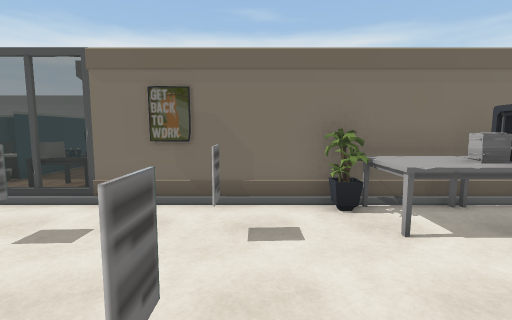
View 1 (above)

19 first-person views from a walk through a Unity game level. The camera is 1.5 m above the floor, tilts 6° down and sees 85° across. The floor is counted in squares, 1 m on a side. Each view is taken from the middle of a square. On the plan, view 1 faces up. The plan holds only what a view shows up to about 14 squares ahead; the rest is blank. The place goes on beyond the plan. The player character is not drawn.

View 2
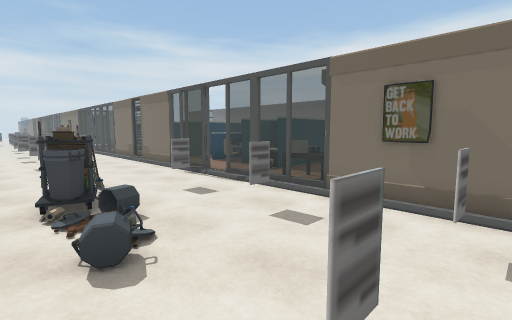

View 3
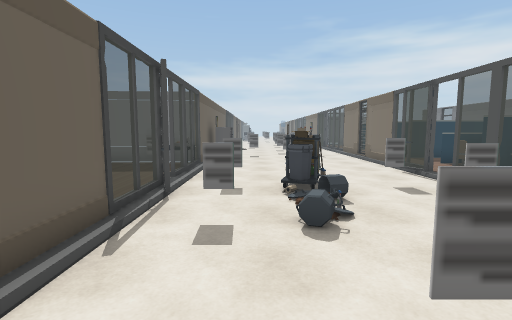

View 4
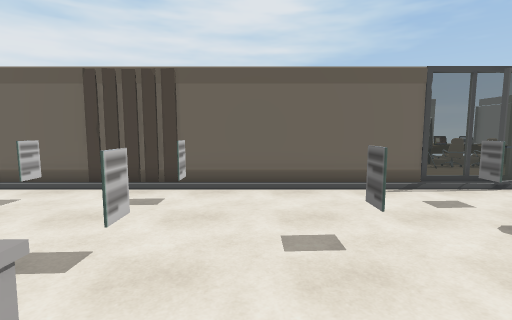

View 5
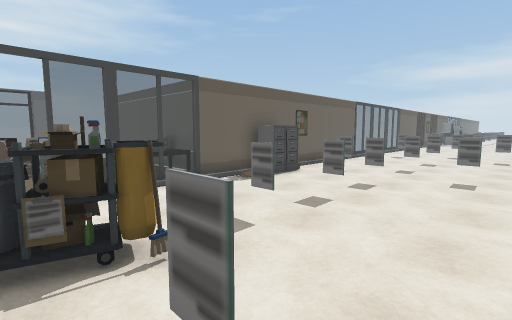

View 6
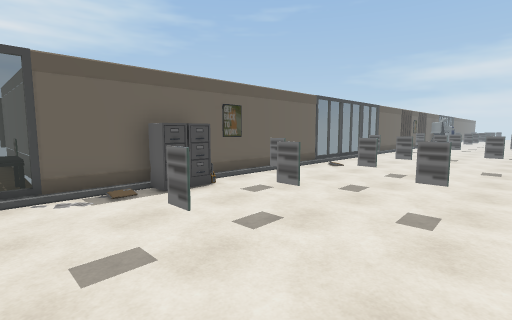

View 7
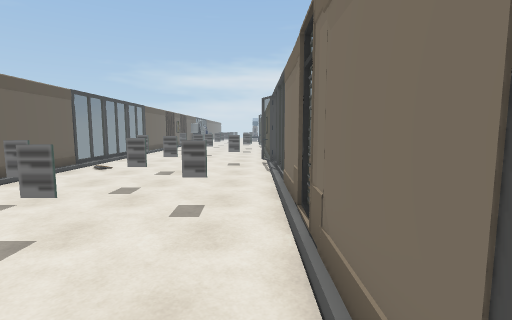

View 8
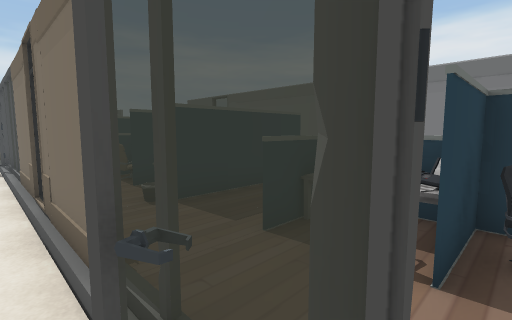

View 9
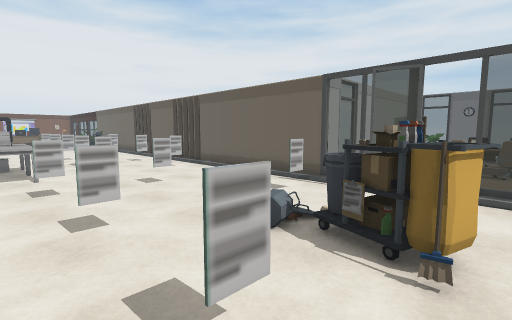

View 10
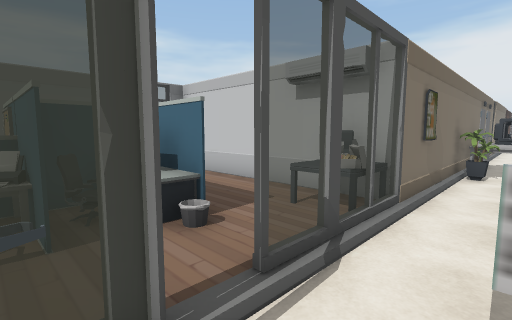

View 11
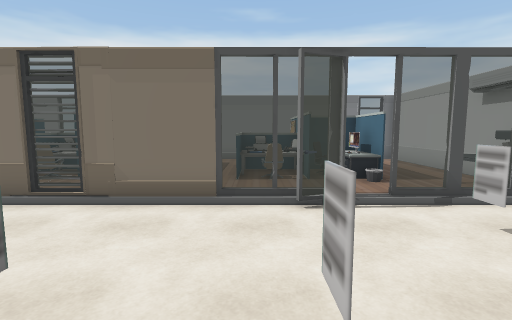

View 12
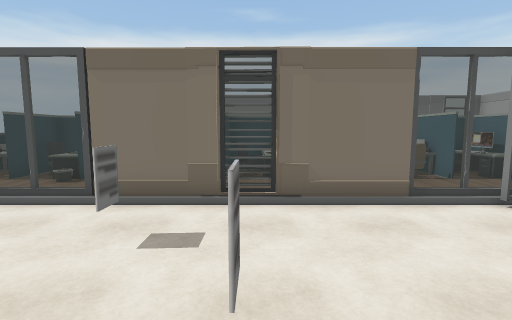

View 13
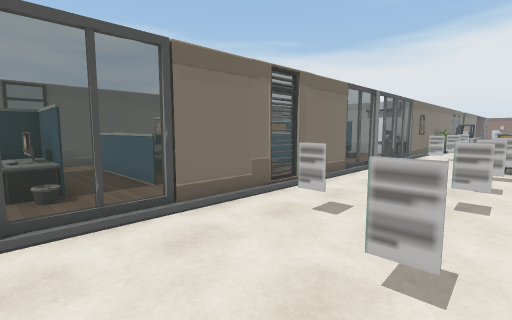

View 14
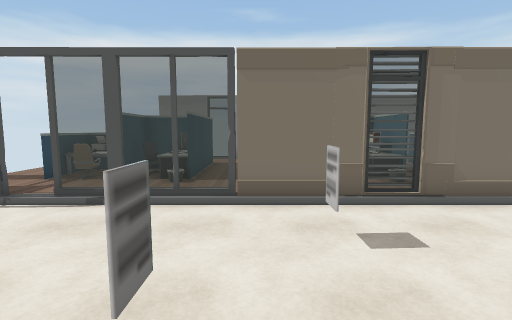

View 15
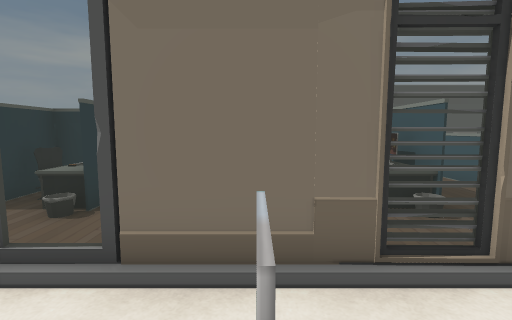

View 16
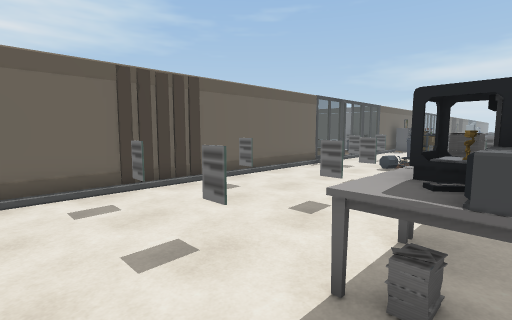

View 17
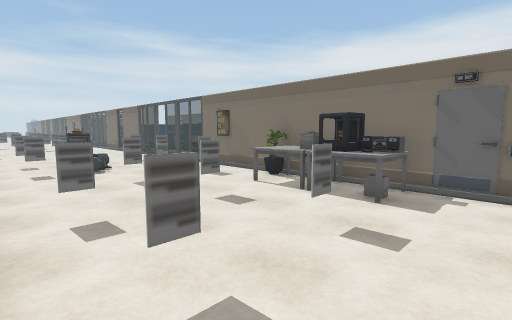

View 18
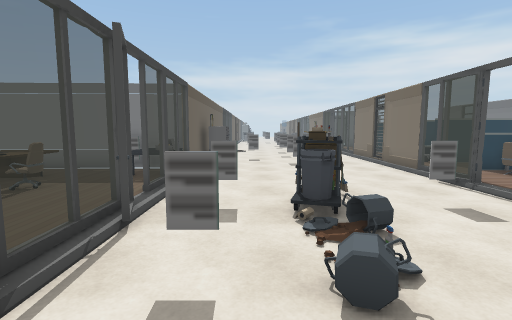

View 19
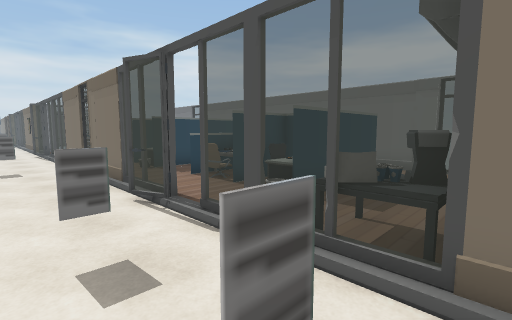

### Floor plan
Key: @ floor where view 1 was taken; # wall or solid block; x gap in a wall; . main floor; : floor 0.25 m higher than the main floor; / step, stairs or slope; = window, fence, low wall or low ledge; T table; M machine; P plant; R printer; H thing the floor can be seen under or through; C cart; A chair; B cabinet; I radio; O other object.
Columns run from 21 left of view 1 to 8 right of it. Each row starts with its distance up from view 1.
 14  ################
 13   :::     :    :=##
 12   :::     :O     :#
 11   O:O O O :OO O ::#
 10 OOO:OOOOO::OOOO:::#
  9 OOO:OOOOO::OOOO:::#
  8 O:O:OOOOO::OO:O::O#
  7 ::::::::::::::::TM#
  6 x#==HHH=HHH==:==OO###########O
  5 .......................PTRRI..
  4 .....O........O..O..O..TTRRT..
  3 ..............................
  2 O..O...O.O.O..C.O.......O..O..
  1 .............CCC///.O.........
  0 .....O...............@........
 -1 /.............O..O......O..O..
 -2 /////.OBB......#=/////////////
 -3 ###########TT=x##=############
 -4           OTT::::#=
 -5           #  AAAO#

Positions as (right, up) in squares from view 1, and headings:
1: (0, 0), facing up
2: (0, 0), facing up-left
3: (1, 0), facing left
4: (1, 5), facing down
5: (-6, 5), facing down-left
6: (-10, 5), facing down-left
7: (-10, 5), facing left
8: (-8, 5), facing up-left
9: (-8, 5), facing down-right
10: (-9, 4), facing up-right
11: (-10, 0), facing up
12: (-14, 0), facing up
13: (-20, 1), facing up-right
14: (-17, 0), facing up
15: (-16, 3), facing up
16: (8, 5), facing down-left
17: (8, -2), facing up-left
18: (-1, 0), facing left
19: (-3, 3), facing up-left
